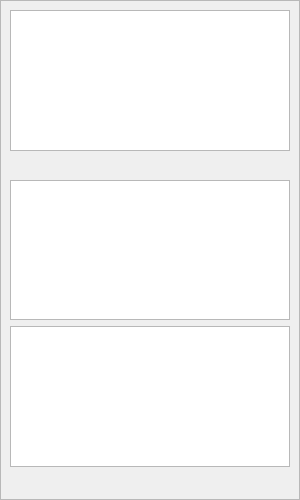
<?xml version="1.0" encoding="UTF-8"?>
<ui version="4.0">
 <class>UnTech::GuiQt::MetaSprite::Animation::AnimationDock</class>
 <widget class="QDockWidget" name="UnTech::GuiQt::MetaSprite::Animation::AnimationDock">
  <property name="geometry">
   <rect>
    <x>0</x>
    <y>0</y>
    <width>300</width>
    <height>500</height>
   </rect>
  </property>
  <property name="features">
   <set>QDockWidget::DockWidgetMovable</set>
  </property>
  <property name="windowTitle">
   <string>Animations</string>
  </property>
  <widget class="QWidget" name="dockWidgetContents">
   <layout class="QVBoxLayout" name="contentLayout">
    <property name="leftMargin">
     <number>0</number>
    </property>
    <property name="topMargin">
     <number>0</number>
    </property>
    <property name="rightMargin">
     <number>0</number>
    </property>
    <property name="bottomMargin">
     <number>0</number>
    </property>
    <item>
     <widget class="QScrollArea" name="scrollArea">
      <property name="sizePolicy">
       <sizepolicy hsizetype="MinimumExpanding" vsizetype="Expanding">
        <horstretch>0</horstretch>
        <verstretch>0</verstretch>
       </sizepolicy>
      </property>
      <property name="horizontalScrollBarPolicy">
       <enum>Qt::ScrollBarAlwaysOff</enum>
      </property>
      <property name="widgetResizable">
       <bool>true</bool>
      </property>
      <widget class="QWidget" name="scrollAreaWidgetContents">
       <property name="geometry">
        <rect>
         <x>0</x>
         <y>0</y>
         <width>298</width>
         <height>479</height>
        </rect>
       </property>
       <layout class="QVBoxLayout" name="verticalLayout">
        <item>
         <layout class="QVBoxLayout" name="animationListLayout">
          <property name="spacing">
           <number>0</number>
          </property>
          <item>
           <widget class="GuiQt::Accessor::NamedListView" name="animationList">
            <property name="minimumSize">
             <size>
              <width>0</width>
              <height>100</height>
             </size>
            </property>
           </widget>
          </item>
         </layout>
        </item>
        <item>
         <widget class="QToolBar" name="animationListButtons">
          <property name="movable">
           <bool>false</bool>
          </property>
          <property name="iconSize">
           <size>
            <width>16</width>
            <height>16</height>
           </size>
          </property>
          <property name="floatable">
           <bool>false</bool>
          </property>
         </widget>
        </item>
        <item>
         <widget class="PropertyListView" name="animationProperties">
          <property name="minimumSize">
           <size>
            <width>0</width>
            <height>100</height>
           </size>
          </property>
         </widget>
        </item>
        <item>
         <widget class="PropertyTableView" name="animationFrames">
          <property name="minimumSize">
           <size>
            <width>0</width>
            <height>100</height>
           </size>
          </property>
          <property name="rootIsDecorated">
           <bool>false</bool>
          </property>
         </widget>
        </item>
        <item>
         <widget class="QToolBar" name="animationFramesButtons">
          <property name="movable">
           <bool>false</bool>
          </property>
          <property name="iconSize">
           <size>
            <width>16</width>
            <height>16</height>
           </size>
          </property>
          <property name="floatable">
           <bool>false</bool>
          </property>
         </widget>
        </item>
       </layout>
      </widget>
     </widget>
    </item>
   </layout>
  </widget>
 </widget>
 <customwidgets>
  <customwidget>
   <class>PropertyListView</class>
   <extends>QTreeView</extends>
   <header>gui-qt/common/properties/propertylistview.h</header>
  </customwidget>
  <customwidget>
   <class>GuiQt::Accessor::NamedListView</class>
   <extends>QListView</extends>
   <header>gui-qt/accessor/namedlistview.h</header>
  </customwidget>
  <customwidget>
   <class>PropertyTableView</class>
   <extends>QTreeView</extends>
   <header>gui-qt/common/properties/propertytableview.h</header>
  </customwidget>
 </customwidgets>
 <resources/>
 <connections/>
</ui>
